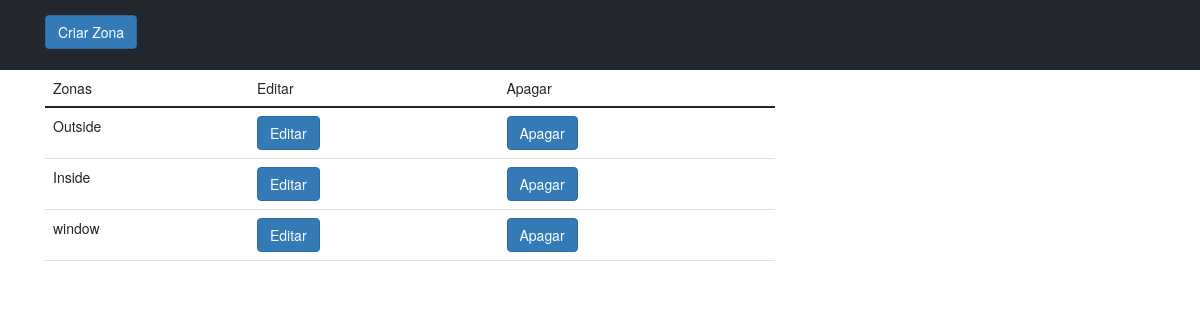
The page /restaurants/restaurantzones/1/ on the database as committed earlier.
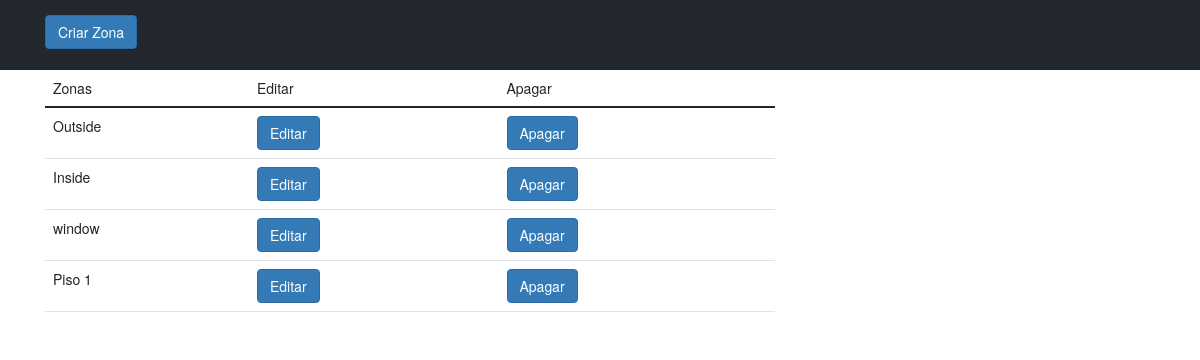
The same page on the database as committed later.
### restaurants/models.py (models this page shows, shortened)
class placeOfTable(models.Model):
    restaurant = models.ForeignKey(restaurants,related_name='restaurantplaceoftable',on_delete=models.CASCADE)
    place_of_table = models.CharField(max_length=254,unique=True)

### restaurants/views.py (the view, shortened to what this page needs)
# urls.py: path('restaurantzones/<restaurant_pk>/',views.createZones, name='restaurantzones'),
def createZones(request, restaurant_pk):
    form_to_update = ''
    form_update = ''
    delete = request.POST.get('delete','False')
    delete_confirm = request.POST.get('delete_confirm','False')
    create_form = request.POST.get('create_form','False')
    save_form = request.POST.get('save_form','False')
    form_pk = request.POST.get('form_pk','False')
    save_form_update = request.POST.get('save_form_update','False')
    restaurant = restaurants.objects.filter(owner__username__contains=request.user,pk__contains=restaurant_pk)
    owner_restaurants = restaurants.objects.filter(owner__username__contains=request.user)
    data = placeOfTable.objects.filter(restaurant__pk__contains=restaurant_pk)
    form = placeOfTableForm()
    return render(request, 'restaurants/create_zones.html', {'restaurant':restaurant,
                                                             'owner_restaurants':owner_restaurants,
                                                             'form':form,'data':data,
                                                             'create_form':create_form,
                                                             'form_pk':form_pk,'form_update':form_update,
                                                             'delete':delete})

### restaurants/templates/restaurants/create_zones.html (shortened to what this page needs)
{% extends 'restaurants/base_menu.html' %}
{% block content %}
{% load crispy_forms_tags %}
<div class="filter-bar">
  <div class="container">
    <div class="row justify-content-start">
      <div class="col-12 col-md-4">
        {% if form_pk != 'False' %}
        <input type="button" value="Voltar" class="btn btn-primary mt-4" onclick="history.back()">
        {% else %}
        <form method="post">
          {% if create_form == 'True' %}
          <input type="button" value="Voltar" class="btn btn-primary mt-4" onclick="history.back()">
          {% else %}
          <button class="btn btn-primary mt-4" value="True"  type="submit" name="create_form">Criar Zona</button>
          {% endif %}
          {% endif %}
        </form>
      </div>
    </div>
  </div>
</div>
<div class="container">
  <div class="row">
    <div class="col-12 col-md-8">
      {% if create_form == 'True' %}
      <form  method="post">
        {% csrf_token %}
        {{ form|crispy }}
        <button class="btn btn-primary " type="submit" name="save_form" value="True">Criar</button>
      </form>
      {% else %}
      {% if form_pk != 'False' %}
        <form method="post">
          {% csrf_token %}
          {{ form_update|crispy }}
          <input type="hidden" name="form_pk" value="{{form_pk}}">
          <button class="btn btn-primary" type="submit" name="save_form_update" value="True">Guardar</button>
        </form>
      {% else %}
      {% if delete != 'False' %}
        <h3>Are you sure you want to delete?</h3>
        <form  method="post">
          {% csrf_token %}
          <input type="hidden" name="delete" value="{{delete}}">
          <button class="btn btn-primary" type="submit" name="delete_confirm" value="True">Yes</button>
        </form>
        <input type="button" value="No" class="btn btn-primary mt-4" onclick="history.back()">
      {% else %}
      <table class="table">
        <thead class="thead-dark">
          <tr>
            <td>Zonas</td>
            <td>Editar</td>
            <td>Apagar</td>
          </tr>
        </thead>
        <tbody class="table-group-divider">
          {% for x in data %}
              <tr>
                <td>{{x.place_of_table}}</td>
                <td><form method="post">{% csrf_token %}<button class="btn btn-primary" type="submit" name="form_pk" value="{{x.pk}}">Editar</button></form></td>
                <td><form method="post">{% csrf_token %}<button class="btn btn-primary" type="submit" name="delete" value="{{x.pk}}">Apagar</button></form></td></td>
              </tr>
          {% endfor %}
        </tbody>
      </table>
      {% endif %}
      {% endif %}
      {% endif %}
    </div>
  </div>
</div>
{% endblock %}

Rows that differ between the two databases and show on the page:
added placeOfTable: place_of_table "Piso 1", {{ x.pk }} 4 (drawn)
